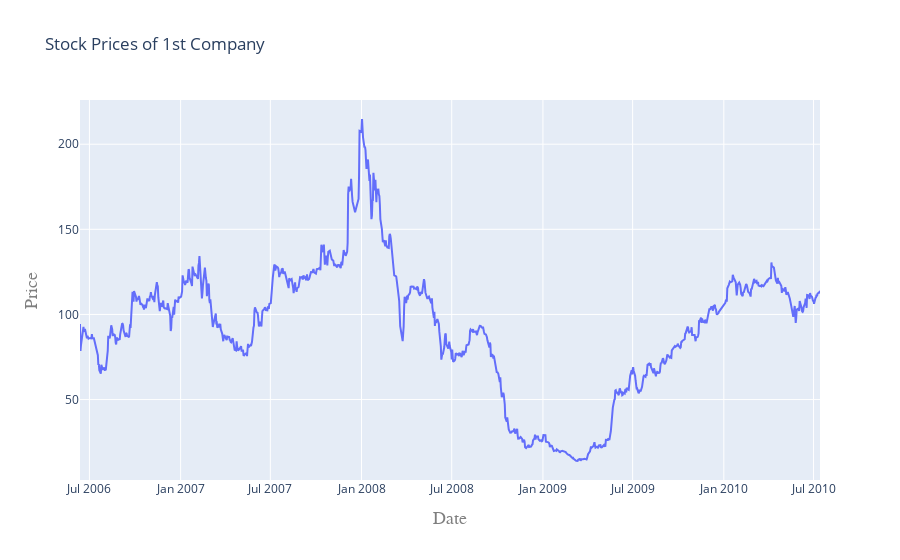

Notebook code for this chart:
### Code cell
#plotting offline
iplot(plot)

### Figure 1 — Plotly figure (JSON) as saved in the notebook; plotly's stock layout.template omitted (floating-point values rounded to 4 significant figures; data arrays with more than 128 entries replaced by an {"elided": "..."} marker saying what was removed)
{"data": [{"type": "scatter", "x": {"elided": "1000 str values"}, "y": {"elided": "1000 float values"}}], "layout": {"title": {"text": "Stock Prices of 1st Company"}, "xaxis": {"title": {"font": {"color": "#7f7f7f", "family": "Courier New, monospace", "size": 18}, "text": "Date"}}, "yaxis": {"title": {"font": {"color": "#7f7f7f", "family": "Courier New, monospace", "size": 18}, "text": "Price"}}}}
